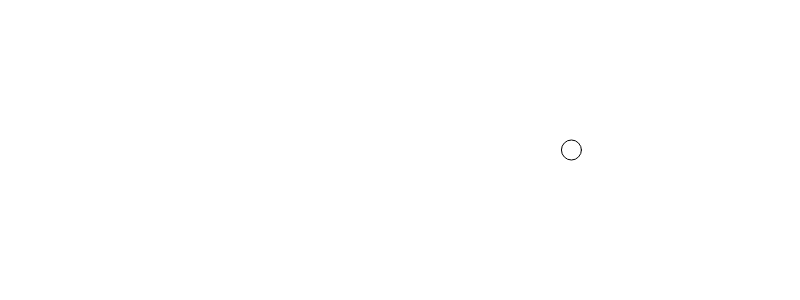
Frame 1 (no input)
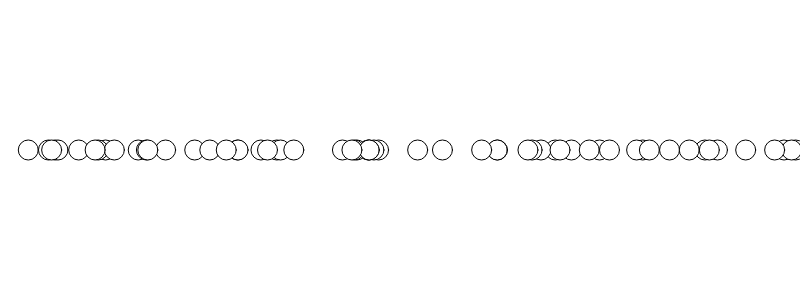
Frame 60 (no input)
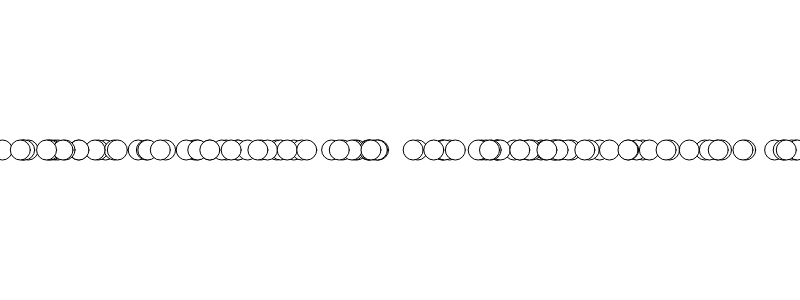
Frame 120 (the mouse pressed at the canvas centre since frame 60)

The p5.js sketch that drew these frames (run headless with seeded random() and noise() and a simulated clock; from frame 60 on, the mouse is pressed at the canvas centre):

// p5.js sketch
// ── sketch.js
function setup() {
  createCanvas(800,300)
}

function draw() {
  var x = random(width)
  var y = height/2
  var w = 20
  var h = 20
  ellipse(x,y,w,h)
}
